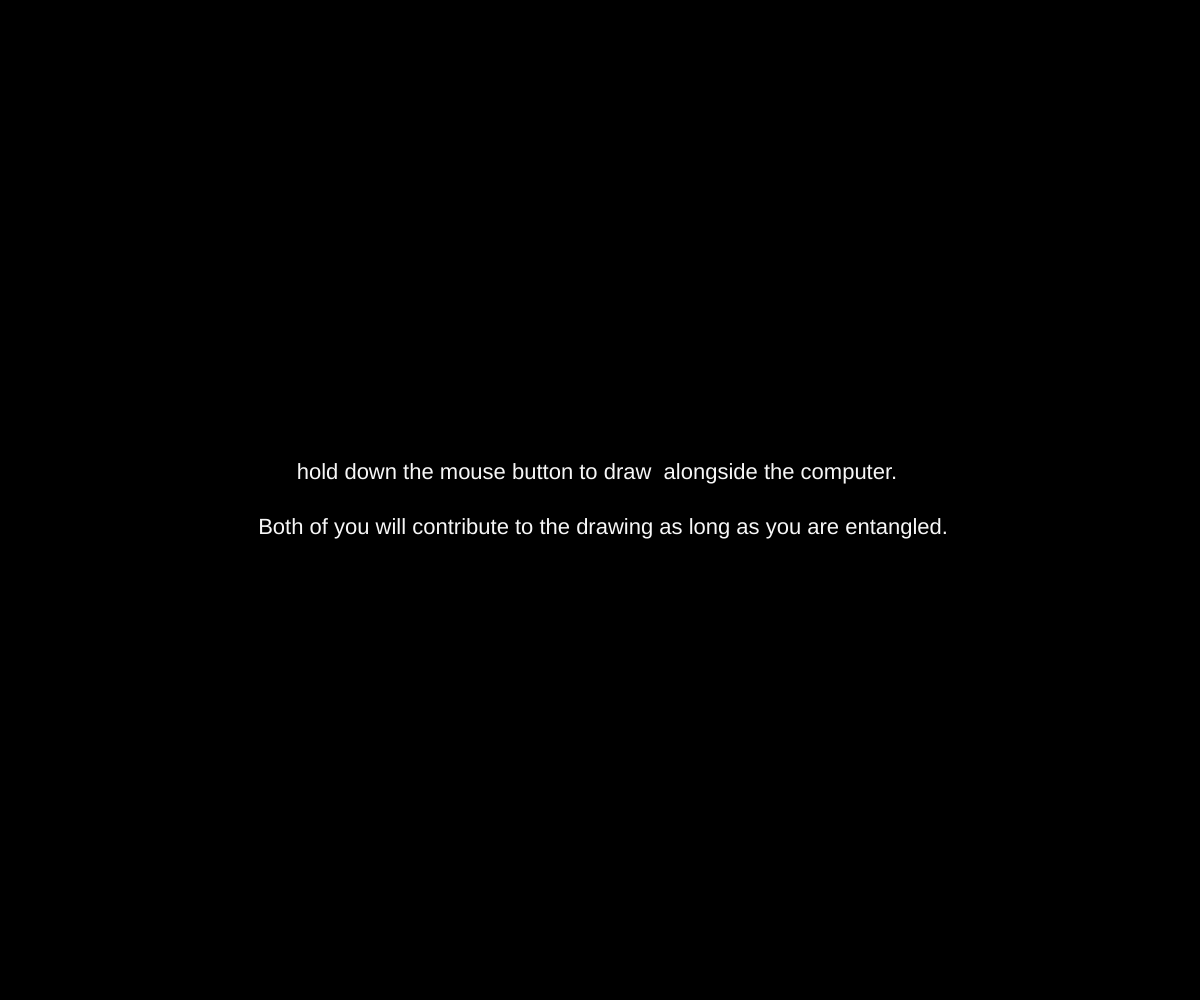
Frame 1 (no input)
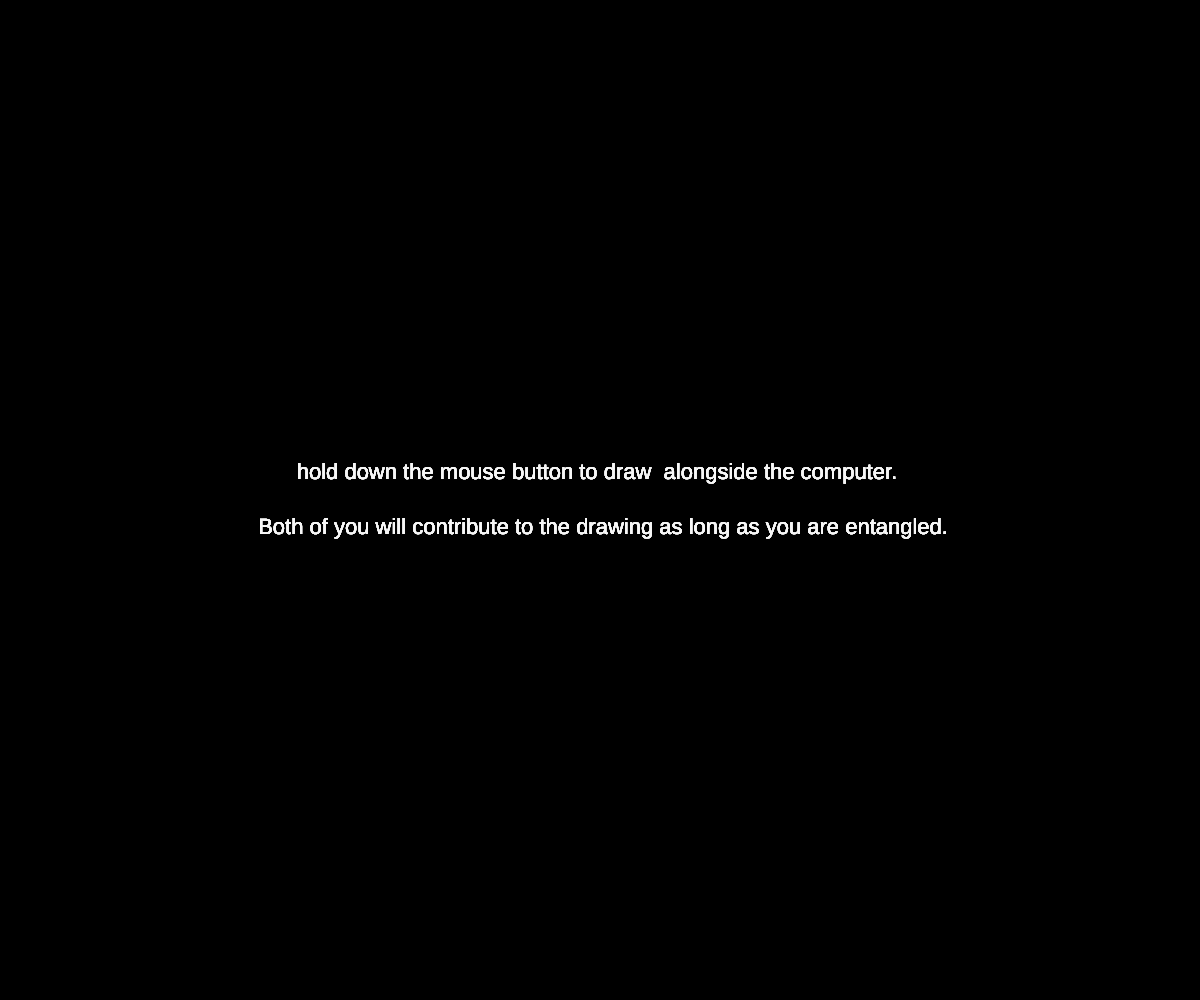
Frame 60 (no input)
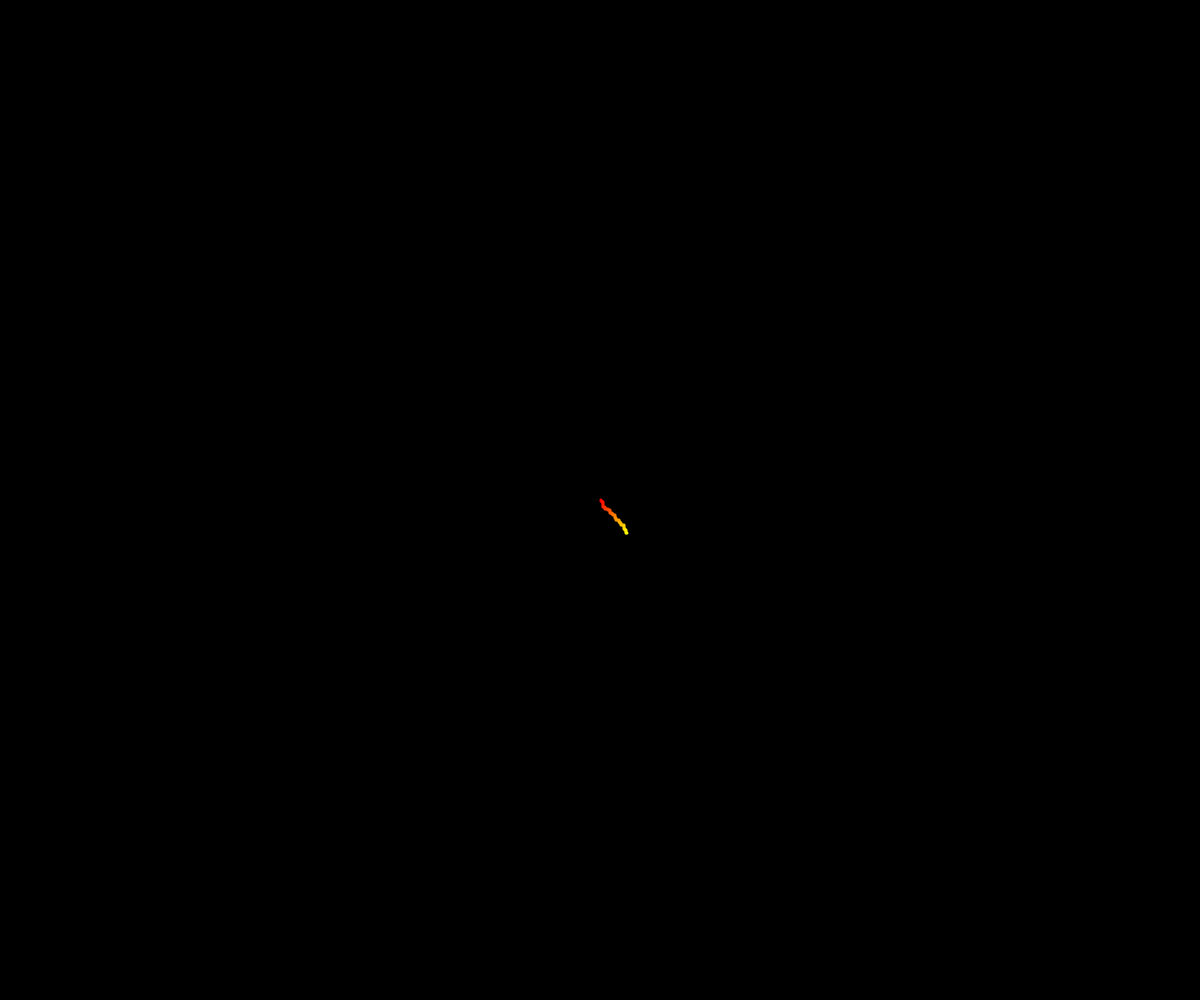
Frame 120 (the mouse pressed at the canvas centre since frame 60)

The p5.js sketch that drew these frames (run headless with seeded random() and noise() and a simulated clock; from frame 60 on, the mouse is pressed at the canvas centre):

// p5.js sketch
// ── sketch.js
let col = 0;
let inc = 1;
let a = 0;
let b = 0;
let showInstruction = true;



function setup() {
    
  createCanvas(windowWidth, windowHeight);
  background(0);
  colorMode(HSB);

 
}

function draw() {
    
    
  if (showInstruction) {     
    noStroke();
    fill(255);
    textSize(22);
    textAlign(CENTER, CENTER);
    text('hold down the mouse button to draw  alongside the computer. \n \n Both of you will contribute to the drawing as long as you are entangled.', width*0.5, height*0.5);
                       }


//if the mouse button is pressed, clear the instructions and begin drawing while it is pressed.
     if (mouseIsPressed) {
       if (showInstruction) {
         background(0);
          }
        showInstruction = false;
     

           stroke(col, 255, 255);
        strokeWeight(3);
         
        fissure();
     } else {
              background(0, 0, 0, 0.03); 
     }

}





function fissure() {

    let x = mouseX;
    let y = mouseY;

  
     let rdm = random(0, 1);  //pick a random number between 0 and 1
    if (rdm > 0.5) {
        a++;              //if that number is less than 0.5, move the x co-ordinate
        } else { 
            b++;                  //otherwise, move the y co-ordinate
        }
    
    let offsetX = x + a;
    let offsetY = y + b;
    
  point(offsetX, offsetY);           //draw the point at the new position
    
col = col + inc;         //change the colour (hue) of the point
    
    if (col > 255 || col < 0) {
       inc = inc*-1;
    }
    
    
    //if the line goes off the screen, return it to the position of the mouse
    if (offsetX > width || offsetY > height) { 
    a = 0;
    b = 0;
    col = 0;

  }
}




function mouseReleased() { //when the mouse is released, reset the offset
    a = 0;
    b = 0;


}
